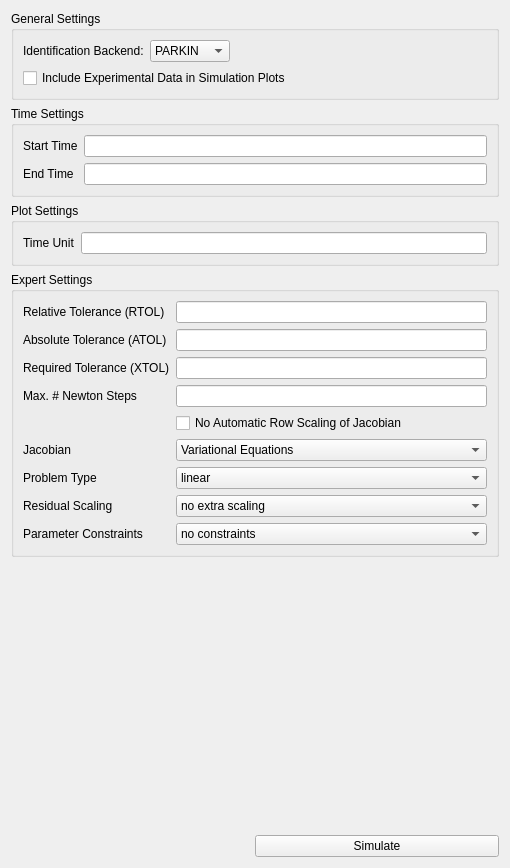
     <widget class="QWidget" name="tabSettings">
      <attribute name="title">
       <string>&amp;Settings</string>
      </attribute>
      <layout class="QVBoxLayout" name="verticalLayout_4">
       <item>
        <widget class="QGroupBox" name="groupBox">
         <property name="title">
          <string>General Settings</string>
         </property>
         <layout class="QVBoxLayout" name="verticalLayout_7">
          <item>
           <layout class="QHBoxLayout" name="horizontalLayout_2">
            <item>
             <widget class="QLabel" name="labelComputationBackend">
              <property name="toolTip">
               <string>Select the computation backend BioParkin uses for simulations, sensitivity calculations, etc. (FORTRAN code generation is available here for compatibility and debugging reasons.)</string>
              </property>
              <property name="statusTip">
               <string>Select the computation backend BioParkin uses for simulations, sensitivity calculations, etc. (FORTRAN code generation is available here for compatibility and debugging reasons.)</string>
              </property>
              <property name="text">
               <string>Identification Backend:</string>
              </property>
             </widget>
            </item>
            <item>
             <widget class="QComboBox" name="comboBoxBackendSelect">
              <item>
               <property name="text">
                <string>PARKIN</string>
               </property>
              </item>
              <item>
               <property name="text">
                <string>NLSCON</string>
               </property>
              </item>
             </widget>
            </item>
            <item>
             <spacer name="horizontalSpacer_2">
              <property name="orientation">
               <enum>Qt::Horizontal</enum>
              </property>
              <property name="sizeHint" stdset="0">
               <size>
                <width>40</width>
                <height>20</height>
               </size>
              </property>
             </spacer>
            </item>
           </layout>
          </item>
          <item>
           <widget class="QCheckBox" name="checkBoxPlotExpData">
            <property name="text">
             <string>Include Experimental Data in Simulation Plots</string>
            </property>
           </widget>
          </item>
         </layout>
        </widget>
       </item>
       <item>
        <widget class="QGroupBox" name="groupBoxTimes">
         <property name="title">
          <string>Time Settings</string>
         </property>
         <layout class="QGridLayout" name="gridLayout">
          <item row="0" column="0">
           <widget class="QLabel" name="labelStartTime">
            <property name="text">
             <string>Start Time</string>
            </property>
           </widget>
          </item>
          <item row="0" column="1">
           <widget class="QLineEdit" name="lineEditStartTime">
            <property name="text">
             <string/>
            </property>
           </widget>
          </item>
          <item row="1" column="0">
           <widget class="QLabel" name="labelEndTime">
            <property name="text">
             <string>End Time</string>
            </property>
           </widget>
          </item>
          <item row="1" column="1">
           <widget class="QLineEdit" name="lineEditEndTime">
            <property name="text">
             <string/>
            </property>
           </widget>
          </item>
         </layout>
        </widget>
       </item>
       <item>
        <widget class="QGroupBox" name="groupBoxPlot">
         <property name="title">
          <string>Plot Settings</string>
         </property>
         <layout class="QHBoxLayout" name="horizontalLayout_20">
          <item>
           <layout class="QHBoxLayout" name="horizontalLayout_12">
            <item>
             <widget class="QLabel" name="labelTimeUnit">
              <property name="text">
               <string>Time Unit</string>
              </property>
             </widget>
            </item>
            <item>
             <widget class="QLineEdit" name="lineEditTimeUnit">
              <property name="text">
               <string/>
              </property>
             </widget>
            </item>
           </layout>
          </item>
         </layout>
         <zorder>lineEditTimeUnit</zorder>
         <zorder>labelTimeUnit</zorder>
         <zorder>labelTimeUnit</zorder>
         <zorder>lineEditTimeUnit</zorder>
        </widget>
       </item>
       <item>
        <widget class="QGroupBox" name="groupBoxTolerances">
         <property name="sizePolicy">
          <sizepolicy hsizetype="Preferred" vsizetype="Minimum">
           <horstretch>0</horstretch>
           <verstretch>0</verstretch>
          </sizepolicy>
         </property>
         <property name="title">
          <string>Expert Settings</string>
         </property>
         <property name="flat">
          <bool>false</bool>
         </property>
         <property name="checkable">
          <bool>false</bool>
         </property>
         <layout class="QGridLayout" name="gridLayout_2">
          <item row="0" column="0">
           <widget class="QLabel" name="labelRTOL">
            <property name="sizePolicy">
             <sizepolicy hsizetype="Preferred" vsizetype="Minimum">
              <horstretch>0</horstretch>
              <verstretch>0</verstretch>
             </sizepolicy>
            </property>
            <property name="toolTip">
             <string>Relative Tolerance used by the integrator</string>
            </property>
            <property name="statusTip">
             <string>Relative Tolerance used by the integrator</string>
            </property>
            <property name="whatsThis">
             <string>Relative Tolerance used by the integrator</string>
            </property>
            <property name="text">
             <string>Relative Tolerance (RTOL)</string>
            </property>
           </widget>
          </item>
          <item row="0" column="1">
           <widget class="QLineEdit" name="lineEditRTOL">
            <property name="text">
             <string/>
            </property>
           </widget>
          </item>
          <item row="1" column="0">
           <widget class="QLabel" name="labelATOL">
            <property name="sizePolicy">
             <sizepolicy hsizetype="Preferred" vsizetype="Minimum">
              <horstretch>0</horstretch>
              <verstretch>0</verstretch>
             </sizepolicy>
            </property>
            <property name="toolTip">
             <string>Absolute tolerance used by the integrator</string>
            </property>
            <property name="statusTip">
             <string>Absolute tolerance used by the integrator</string>
            </property>
            <property name="whatsThis">
             <string>Absolute tolerance used by the integrator</string>
            </property>
            <property name="text">
             <string>Absolute Tolerance (ATOL)</string>
            </property>
           </widget>
          </item>
          <item row="1" column="1">
           <widget class="QLineEdit" name="lineEditATOL">
            <property name="text">
             <string/>
            </property>
           </widget>
          </item>
          <item row="2" column="0">
           <widget class="QLabel" name="labelXTOL">
            <property name="toolTip">
             <string>Required tolerance for Gauß Newton</string>
            </property>
            <property name="statusTip">
             <string>Required tolerance for Gauß Newton</string>
            </property>
            <property name="whatsThis">
             <string>Required tolerance for Gauß Newton</string>
            </property>
            <property name="text">
             <string>Required Tolerance (XTOL)</string>
            </property>
           </widget>
          </item>
          <item row="2" column="1">
           <widget class="QLineEdit" name="lineEditXTOL"/>
          </item>
          <item row="5" column="0">
           <widget class="QLabel" name="labelJACGEN">
            <property name="text">
             <string>Jacobian</string>
            </property>
           </widget>
          </item>
          <item row="6" column="0">
           <widget class="QLabel" name="labelNONLIN">
            <property name="text">
             <string>Problem Type</string>
            </property>
           </widget>
          </item>
          <item row="6" column="1">
           <widget class="QComboBox" name="comboBoxProblemTypeSelect">
            <item>
             <property name="text">
              <string>linear</string>
             </property>
            </item>
            <item>
             <property name="text">
              <string>mildly nonlinear</string>
             </property>
            </item>
            <item>
             <property name="text">
              <string>highly nonlinear</string>
             </property>
            </item>
            <item>
             <property name="text">
              <string>extremely nonlinear</string>
             </property>
            </item>
           </widget>
          </item>
          <item row="7" column="0">
           <widget class="QLabel" name="labelRSCAL">
            <property name="text">
             <string>Residual Scaling</string>
            </property>
           </widget>
          </item>
          <item row="7" column="1">
           <widget class="QComboBox" name="comboBoxResidualScalingSelect">
            <item>
             <property name="text">
              <string>no extra scaling</string>
             </property>
            </item>
            <item>
             <property name="text">
              <string>relative scaling (w.r.t. upper/lower machine bound)</string>
             </property>
            </item>
            <item>
             <property name="text">
              <string>absolute scaling (w.r.t. upper/lower machine bound)</string>
             </property>
            </item>
           </widget>
          </item>
          <item row="8" column="0">
           <widget class="QLabel" name="labelLPOS">
            <property name="text">
             <string>Parameter Constraints</string>
            </property>
           </widget>
          </item>
          <item row="8" column="1">
           <widget class="QComboBox" name="comboBoxParameterConstraintsSelect">
            <item>
             <property name="text">
              <string>no constraints</string>
             </property>
            </item>
            <item>
             <property name="text">
              <string>strictly positive (exponential transformation)</string>
             </property>
            </item>
           </widget>
          </item>
          <item row="4" column="1">
           <widget class="QCheckBox" name="checkBoxNoAutoRowScale">
            <property name="text">
             <string>No Automatic Row Scaling of Jacobian</string>
            </property>
           </widget>
          </item>
          <item row="5" column="1">
           <widget class="QComboBox" name="comboBoxJacobianSelect">
            <item>
             <property name="text">
              <string>Variational Equations</string>
             </property>
            </item>
            <item>
             <property name="text">
              <string>Numerical Differentiation</string>
             </property>
            </item>
            <item>
             <property name="text">
              <string>Numerical Diff. with Feedback</string>
             </property>
            </item>
           </widget>
          </item>
          <item row="3" column="1">
           <widget class="QLineEdit" name="lineEditMaxNumNewtonSteps">
            <property name="text">
             <string/>
            </property>
           </widget>
          </item>
          <item row="3" column="0">
           <widget class="QLabel" name="labelMaxNumNewtonSteps">
            <property name="text">
             <string>Max. # Newton Steps</string>
            </property>
           </widget>
          </item>
         </layout>
        </widget>
       </item>
       <item>
        <spacer name="verticalSpacer_2">
         <property name="orientation">
          <enum>Qt::Vertical</enum>
         </property>
         <property name="sizeHint" stdset="0">
          <size>
           <width>20</width>
           <height>272</height>
          </size>
         </property>
        </spacer>
       </item>
       <item>
        <layout class="QHBoxLayout" name="horizontalLayout_11">
         <item>
          <spacer name="horizontalSpacer_6">
           <property name="orientation">
            <enum>Qt::Horizontal</enum>
           </property>
           <property name="sizeHint" stdset="0">
            <size>
             <width>40</width>
             <height>20</height>
            </size>
           </property>
          </spacer>
         </item>
         <item>
          <widget class="QPushButton" name="simulateButtonSettings">
           <property name="sizePolicy">
            <sizepolicy hsizetype="Expanding" vsizetype="Fixed">
             <horstretch>0</horstretch>
             <verstretch>0</verstretch>
            </sizepolicy>
           </property>
           <property name="text">
            <string>Simulate</string>
           </property>
          </widget>
         </item>
        </layout>
       </item>
      </layout>
     </widget>
